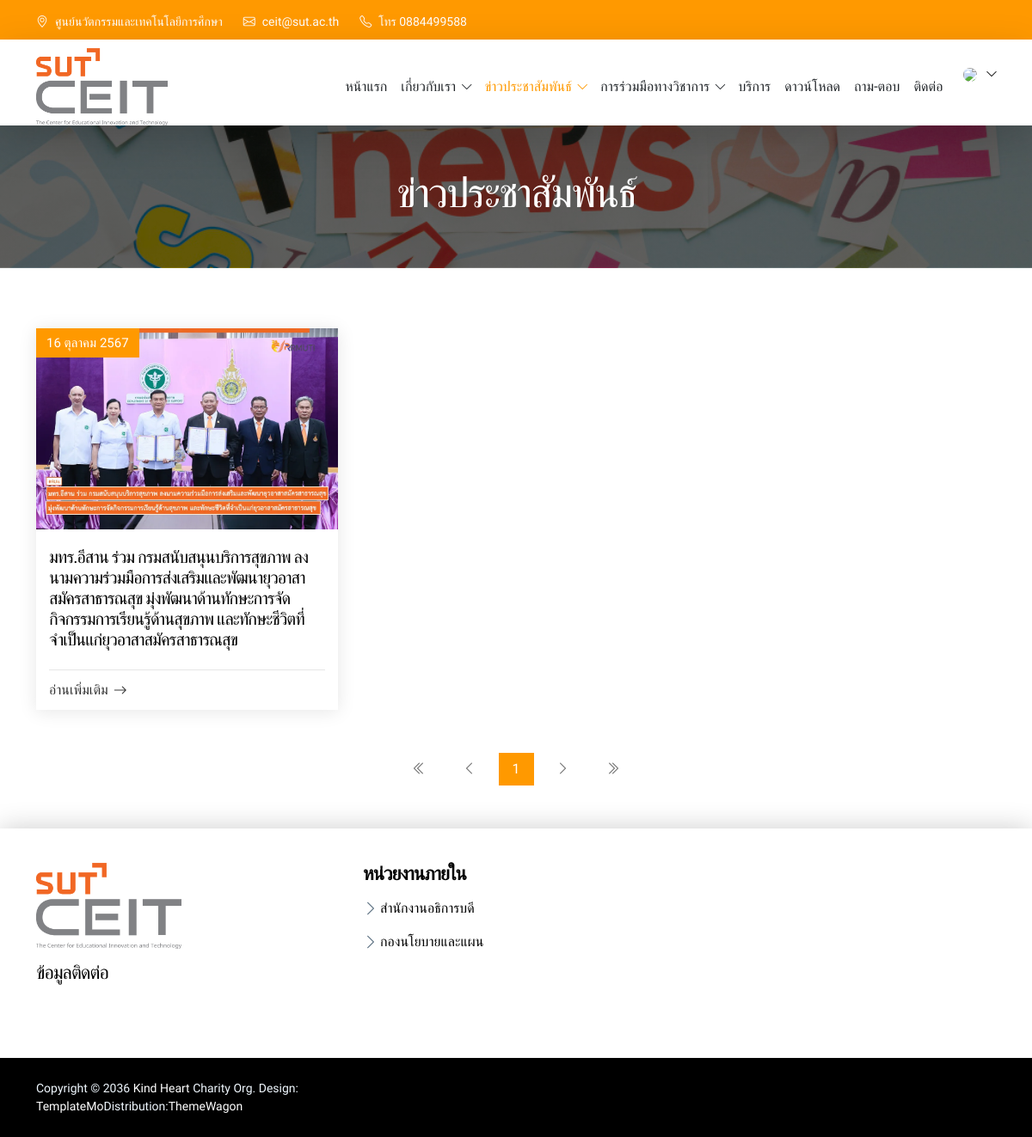
Screenshot of /member/news.php?page=1 with the database file from the repository.
### tables this page shows
CREATE TABLE `contact` (
  `contact_no` int(11) NOT NULL COMMENT 'เลขที่ติดต่อ',
  `contact_address` varchar(255) NOT NULL COMMENT 'ที่อยู่ : หน่วยงาน',
  `contact_university` varchar(500) NOT NULL COMMENT 'ที่อยู่ : ศูนย์นวัตรกรรม',
  `contact_tel` varchar(20) NOT NULL COMMENT 'เบอร์โทรศัพท์',
  `contact_email` varchar(255) NOT NULL COMMENT 'อีเมล'
);

CREATE TABLE `news` (
  `news_no` int(11) NOT NULL COMMENT 'เลขที่ข่าว',
  `news_title` varchar(255) NOT NULL COMMENT 'หัวข้อข่าว',
  `news_date` date NOT NULL COMMENT 'วัน/เดือน/ปี ที่ลงข่าว',
  `news_img` varchar(255) NOT NULL COMMENT 'รูปภาพข่าว',
  `viewership` int(10) NOT NULL COMMENT 'จำนวนผู้เข้าชม',
  `news_details` varchar(500) NOT NULL COMMENT 'รายละเอียดข่าว',
  `news_type` varchar(40) NOT NULL COMMENT 'ประเภทข่าว{1:ประชาสัมพันธ์, 2:กิจกรรม}',
  `news_gallery` text NOT NULL COMMENT 'เก็บรูปได้หลายรูป'
);

### member/news.php (the view, shortened to what this page needs)
<!doctype html>
<html lang="en">
<head>
    <link href="../assets/css/bootstrap.min.css" rel="stylesheet">
    <link href="../assets/vendor/bootstrap-icons/bootstrap-icons.css" rel="stylesheet">
    <link href="../assets/vendor/boxicons/css/boxicons.min.css" rel="stylesheet">
    <link href="../assets/css/main.css" rel="stylesheet">
    <link href="../assets/vendor/aos/aos.css" rel="stylesheet">
</head>
<body>
    <?php include("menu.php") ?>
    <section class="news-header text-center">
        <div class="container">
            <div class="col-lg-12 col-12">
                <h1>ข่าวประชาสัมพันธ์</h1>
            </div>
        </div>
    </section>
    <section class="section-padding blog-posts">
        <div class="container">
            <?php function DateThai($strDate)
            {
                $strYear = date("Y", strtotime($strDate)) + 543;
                $strMonth = date("n", strtotime($strDate));
                $strDay = date("j", strtotime($strDate));
                $strMonthCut = array("", "มกราคม.", "กุมภาพันธ์", "มีนาคม", "เมษายน", "พฤษภาคม", "มิถุนายน", "กรกฎาคม", "สิงหาคม", "กันยายน", "ตุลาคม", "พฤศจิกายน", "ธันวาคม");
                $strMonthThai = $strMonthCut[$strMonth];
                return "$strDay $strMonthThai $strYear";
            }
            ?>
            <div class="row gy-4">
                <?php
                $e_page = 9;
                $s_page=0;
                if (isset($_GET['page']) || (isset($_GET['page'])) && $_GET['page'] == 1) {
                    $s_page = 0;
                } else {
                    $s_page = $_GET['page'] - 1;
                    $step_num = $_GET['page'] - 1;
                    $s_page = $s_page * $e_page;
                }
                $sql = "SELECT * FROM news WHERE news_type=1 limit " . $s_page . ",$e_page";
                $query = mysqli_query($conn, $sql);
                while ($row = mysqli_fetch_assoc($query)) { ?>
                    <div class="col-lg-4">
                        <article class="position-relative h-100">
                            <div class="post-img position-relative overflow-hidden">
                                <img src="../pic/newspicture/<?php echo $row['news_img'] ?>" class="img-fluid" alt="">
                                <span class="post-date"><?php echo DateThai($row['news_date']) ?></span>
                            </div>
                            <a href="newsdetail.php?news_no=<?php echo $row['news_no'] ?>" class="post-content d-flex flex-column">
                                <h5 class="post-title">
                                    <?php echo $row['news_title'] ?>
                                </h5>
                                <hr>
                                <div class="readmore stretched-link">
                                    <span>อ่านเพิ่มเติม</span>
                                    <i class="bi bi-arrow-right"></i>
                                </div>
                            </a>
                        </article>
                    </div>
                <?php }
                ?>
            </div>
        </div>
    </section>
    <?php
        page_navi(9,(isset($_GET['page']))?$_GET['page']:1,$e_page);
    ?>
    <?php function page_navi($total_item, $cur_page, $per_page = 9, $query_str = "", $min_page = 5)
    {
        $total_page = ceil($total_item / $per_page);
        $cur_page = (isset($cur_page)) ? $cur_page : 1;
        $diff_page = NULL;
        $limit_page = $min_page;
        $f_num_page = ($cur_page <= $min_page) ? 1 : (floor($cur_page / $min_page) * $min_page) + 1;
        if ($diff_page > $min_page) {
            $limit_page = ($min_page + $f_num_page) - 1;
        } else {
            if (isset($diff_page)) {
                $limit_page = $total_page;
            } else {
                $limit_page = $min_page;
            }
        }
        $show_page = ($total_page <= $min_page) ? $total_page : $limit_page;
        $prev_page = $cur_page - 1;
        $next_page = $cur_page + 1;
        $query_str = "";
        $mark_char = ($query_str != "") ? "&" : "?"; ?>
        <section class="blog-pagination">
            <div class="container">
                <div class="d-flex justify-content-center">
                    <ul>
                        <li><a href="<?php echo $query_str.$mark_char.'page=1' ?>"><i class="bi bi-chevron-double-left"></i></a></li>
                        <li <?php echo (($cur_page==1)?'disabled':'') ?>><a href="<?php echo $query_str.$mark_char.'page='.$prev_page ?>"><i class="bi bi-chevron-left"></i></a></li>
                        <?php
                            for ($i = $f_num_page; $i<=$show_page;$i++) {
                                echo '<li>
                                    <a href="'.$query_str.$mark_char.'page='.$i.'" class="'.(($i==$cur_page)?"active":"").'">'.$i.'</a>
                                </li>';
                            }
                        ?>
                        <li><a href="<?php echo $query_str.$mark_char.'page='.$next_page ?>" <?php echo (($next_page>$total_page)?"disabled":"")?>><i class="bi bi-chevron-right"></i></a></li>
                        <li><a href="<?php echo $query_str.$mark_char.'page='.$total_page ?>"><i class="bi bi-chevron-double-right"></i></a></li>
                    </ul>
                </div>
            </div>
        </section>
    <?php }
    ?>
    <?php
    include("footer.php");
    ?>
</body>

### member/menu.php (shortened to what this page needs)
<?php require_once '../database/connect.php';
$menu=basename($_SERVER['PHP_SELF']);
?>
<header class="site-header">
    <div class="container">
        <div class="row">
            <?php
                $sqlcon = "SELECT * FROM contact";
                $querycon = mysqli_query($conn,$sqlcon);
                $resultcon = mysqli_fetch_assoc($querycon);
            ?>
            <div class="col-lg-8 col-12 d-flex flex-wrap">
                <p class="d-flex me-4 mb-0">
                    <i class="bi-geo-alt me-2"></i>
                    ศูนย์นวัตกรรมและเทคโนโลยีการศึกษา
                </p>
                <p class="d-flex me-4 mb-0">
                    <i class="bi-envelope me-2"></i>
                    <a href="patchare.sr@rmuti.ac.th">
                        <?php echo $resultcon['contact_email']; ?>
                    </a>
                </p>
                <p class="d-flex mb-0">
                    <i class="bi bi-telephone me-2"></i>
                    โทร <?php echo $resultcon['contact_tel']; ?>
                </p>
            </div>
        </div>
    </div>
</header>
<nav class="navbar navbar-expand-lg shadow-lg">
    <div class="container">
        <a href="index.php">
            <img src="../assets/img/logo.png" height="90px" alt="">
        </a>
        <div class="collapse navbar-collapse" id="navbarNav">
            <ul class="navbar-nav ms-auto">
                <li class="nav-item" >
                    <a class="nav-link <?php echo ($menu=='index.php'?'active':'') ?>" href="index.php">หน้าแรก</a>
                </li>
                <li class="nav-item dropdown">
                    <a class="nav-link click-scroll dropdown-toggle <?php echo ($menu=='examSchedule.php'|| $menu=='mission.php'|| $menu=='people.php'?'active':'') ?>" href="#"
                        id="navbarLightDropdownMenuLink" role="button" data-bs-toggle="dropdown"
                        aria-expanded="false">เกี่ยวกับเรา</a>
                </li>
                <li class="nav-item dropdown">
                    <a class="nav-link click-scroll dropdown-toggle <?php echo ($menu=='news.php'|| $menu=='newsactivity.php'|| $menu=='newsdetail.php'|| $menu=='newsall.php'?' active':'') ?>" href="#"
                        id="navbarLightDropdownMenuLink" role="button" data-bs-toggle="dropdown"
                        aria-expanded="false">ข่าวประชาสัมพันธ์</a>
                </li>
                <li class="nav-item dropdown">
                    <a class="nav-link click-scroll dropdown-toggle <?php echo ($menu=='DBmou.php'|| $menu=='DBactivity.php'|| $menu=='moAgency.php'|| $menu=='moDetails.php'|| $menu=='actAgency.php'|| $menu=='actDetails.php'|| $menu=='mouDB.php'|| $menu=='activityDB.php'|| $menu=='mouSystem.php'|| $menu=='mouEdit.php'|| $menu=='activitySystem.php'|| $menu=='activityEdit.php'?' active':'') ?>" href="#"
                        id="navbarLightDropdownMenuLink" role="button" data-bs-toggle="dropdown"
                        aria-expanded="false">การร่วมมือทางวิชาการ</a>
                </li>
                <li class="nav-item">
                    <a class="nav-link <?php echo ($menu=='service.php'|| $menu=='SVdetail.php'?'active':'') ?>" href="service.php">บริการ</a>
                </li>
                <li class="nav-item">
                    <a class="nav-link <?php echo ($menu=='download.php'?'active':'') ?>" href="download.php">ดาวน์โหลด</a>
                </li>
                <li class="nav-item">
                    <a class="nav-link <?php echo ($menu=='qa.php'?'active':'') ?>" href="qa.php">ถาม-ตอบ</a>
                </li>
                <li class="nav-item">
                    <a class="nav-link <?php echo ($menu=='contact.php'?'active':'') ?>" href="contact.php">ติดต่อ</a>
                </li>
                <li class="nav-item dropdown ms-3">
                    <a class="nav-profile click-scroll dropdown-toggle <?php echo ($menu=='peofileEdit.php'?'active':'') ?>" href="#"
                        id="navbarLightDropdownMenuLink" role="button" data-bs-toggle="dropdown"
                        aria-expanded="false">
                        <img src="../pic/logo/<?php echo $_SESSION['ag_img']; ?>" class="rounded-circle">
                    </a>
                </li>
            </ul>
        </div>
    </div>
</nav>

### rows the page displays
contact: contact_email "ceit@sut.ac.th", contact_tel "0884499588"
news: news_img (picture), news_date "16 ตุลาคม 2567", news_title "มทร.อีสาน ร่วม กรมสนับสนุนบริการสุขภาพ ลงนามความร่วมมือการส่งเสริมและพัฒนายุวอาสาสมัครสาธารณสุข มุ่งพัฒนาด้านทักษะการจัดกิจกรรมการเรียนรู้ด้านสุขภาพ และทักษะชีวิตที่จำเป็นแก่ยุวอาสาสมัครสาธารณสุข"
